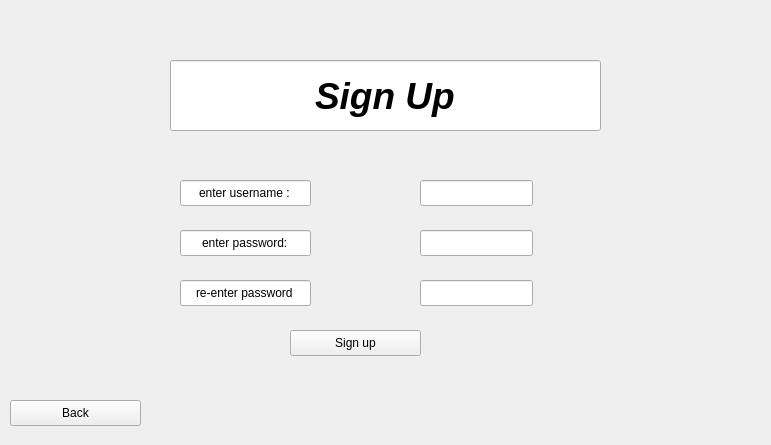
<?xml version="1.0" encoding="UTF-8"?>
<ui version="4.0">
 <class>SignUpWindow</class>
 <widget class="QWidget" name="SignUpWindow">
  <property name="geometry">
   <rect>
    <x>0</x>
    <y>0</y>
    <width>771</width>
    <height>445</height>
   </rect>
  </property>
  <property name="windowTitle">
   <string>Form</string>
  </property>
  <widget class="QLineEdit" name="Text1">
   <property name="geometry">
    <rect>
     <x>180</x>
     <y>180</y>
     <width>131</width>
     <height>26</height>
    </rect>
   </property>
   <property name="text">
    <string>enter username :</string>
   </property>
   <property name="alignment">
    <set>Qt::AlignCenter</set>
   </property>
   <property name="readOnly">
    <bool>true</bool>
   </property>
  </widget>
  <widget class="QLineEdit" name="Text2">
   <property name="geometry">
    <rect>
     <x>170</x>
     <y>60</y>
     <width>431</width>
     <height>71</height>
    </rect>
   </property>
   <property name="font">
    <font>
     <pointsize>28</pointsize>
     <italic>true</italic>
     <bold>true</bold>
    </font>
   </property>
   <property name="text">
    <string>Sign Up</string>
   </property>
   <property name="alignment">
    <set>Qt::AlignCenter</set>
   </property>
   <property name="readOnly">
    <bool>true</bool>
   </property>
  </widget>
  <widget class="QPushButton" name="SignUpButton">
   <property name="geometry">
    <rect>
     <x>290</x>
     <y>330</y>
     <width>131</width>
     <height>26</height>
    </rect>
   </property>
   <property name="text">
    <string>Sign up</string>
   </property>
  </widget>
  <widget class="QLineEdit" name="enteredPass">
   <property name="geometry">
    <rect>
     <x>420</x>
     <y>230</y>
     <width>113</width>
     <height>26</height>
    </rect>
   </property>
   <property name="alignment">
    <set>Qt::AlignCenter</set>
   </property>
  </widget>
  <widget class="QLineEdit" name="Text3">
   <property name="geometry">
    <rect>
     <x>180</x>
     <y>230</y>
     <width>131</width>
     <height>26</height>
    </rect>
   </property>
   <property name="text">
    <string>enter password:</string>
   </property>
   <property name="alignment">
    <set>Qt::AlignCenter</set>
   </property>
   <property name="readOnly">
    <bool>true</bool>
   </property>
  </widget>
  <widget class="QLineEdit" name="enteredUser">
   <property name="geometry">
    <rect>
     <x>420</x>
     <y>180</y>
     <width>113</width>
     <height>26</height>
    </rect>
   </property>
   <property name="alignment">
    <set>Qt::AlignCenter</set>
   </property>
  </widget>
  <widget class="QLineEdit" name="reEnterdPass">
   <property name="geometry">
    <rect>
     <x>420</x>
     <y>280</y>
     <width>113</width>
     <height>26</height>
    </rect>
   </property>
   <property name="alignment">
    <set>Qt::AlignCenter</set>
   </property>
  </widget>
  <widget class="QLineEdit" name="Text4">
   <property name="geometry">
    <rect>
     <x>180</x>
     <y>280</y>
     <width>131</width>
     <height>26</height>
    </rect>
   </property>
   <property name="text">
    <string>re-enter password</string>
   </property>
   <property name="alignment">
    <set>Qt::AlignCenter</set>
   </property>
   <property name="readOnly">
    <bool>true</bool>
   </property>
  </widget>
  <widget class="QPushButton" name="BackButton">
   <property name="geometry">
    <rect>
     <x>10</x>
     <y>400</y>
     <width>131</width>
     <height>26</height>
    </rect>
   </property>
   <property name="text">
    <string>Back</string>
   </property>
  </widget>
 </widget>
 <resources/>
 <connections/>
</ui>
